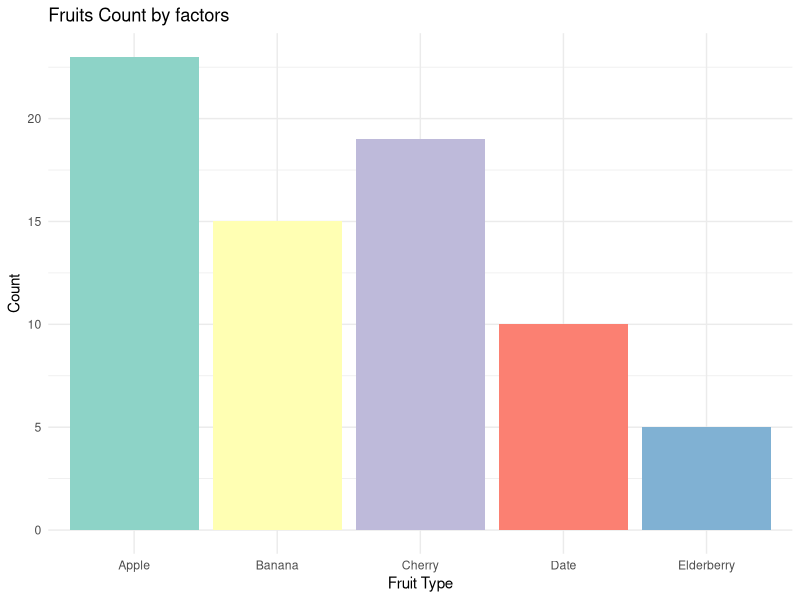
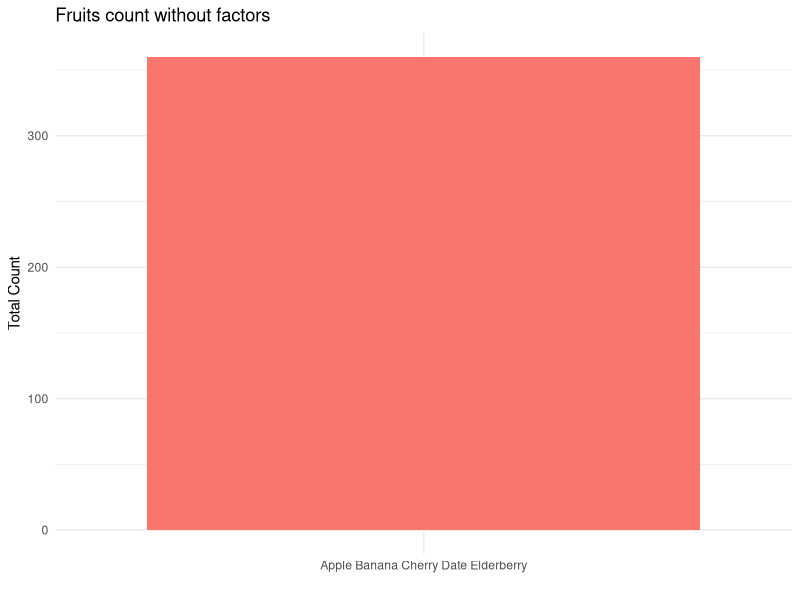

Source code (R) for these figures, in order:
## ---- chunk 1
#| include: false
#| eval: true
library(tidyverse)
## ---- chunk 2
# Creating a numeric vector
numeric_vector <- c(1, 3, 5, 7, 9)
## ---- chunk 3
# Creating a character vector
character_vector <- c("apple", "banana", "cherry")
## ---- chunk 4
# Creating a logical vector
logical_vector <- c(TRUE, FALSE, TRUE)
## ---- chunk 5
#Accessing the second element of numeric_vector
numeric_vector[2]
# here we asked R what element is at index 2
# the answer is  3
## ---- chunk 6
# Adding an element to numeric_vector
numeric_vector <- c(numeric_vector, 11)  # numeric_vector is now c(1, 3, 5, 7, 9, 11)

## ---- chunk 7
# Removing the first element from numeric_vector
numeric_vector <- numeric_vector[-1]  # numeric_vector is now c(3, 5, 7, 9, 11)
## ---- chunk 8
# Changing the third element of numeric_vector
numeric_vector[3] <- 10  # numeric_vector is now c(2, 3, 10, 5, 6)
## ---- chunk 9

# 1. Create a character vector with names of three of your favorite fruits.
favorite_fruits <- c("Apple", "Banana", "Cherry")

# 2. Access and print the second element of the vector.
second_fruit <- favorite_fruits[2]
print(second_fruit)

# 4. Add another favorite fruit to your vector.
favorite_fruits <- c(favorite_fruits, "Date")
print(favorite_fruits)

# 4. Remove the first element from your vector.
favorite_fruits <- favorite_fruits[-1]
print(favorite_fruits)

# 4. Change the last element of your vector to a different fruit item.

favorite_fruits[3] <- "Elderberry"
print(favorite_fruits)

# Now, the favorite_fruits vector should be: c("Banana", "Cherry", "Elderberry")

## ---- chunk 10
library(ggplot2)

# Example dataset: Fruits and their counts
fruits <- c("Apple", "Banana", "Cherry", "Date", "Elderberry")
counts <- c(23, 15, 19, 10, 5)

# Calculate total count of all fruits
total_count <- sum(counts)

# Create a data frame
fruit_data <- data.frame(Fruit = factor(fruits, levels = fruits), Count = counts)

# Use ggplot2 to create a bar plot
ggplot(fruit_data, aes(x = Fruit, y = Count, fill = Fruit)) +
  geom_bar(stat = "identity") +
  scale_fill_brewer(palette = "Set3") +
  labs(x = "Fruit Type", y = "Count", title = "Fruits Count by factors") +
  theme_minimal() +
  theme(legend.position = "none")
## ---- chunk 11
# R code to plot all fruits as a single bar, ignoring individual counts

# Example dataset: Fruits and their counts without factor levels
fruits <- rep("Apple Banana Cherry Date Elderberry", 5)
counts <- c(23, 15, 19, 10, 5)

# Calculate the total count
total_count <- sum(counts)

# Create a data frame with a single fruit category
fruit_data_combined <- data.frame(Fruit = fruits, Count = total_count)

# Use ggplot2 to create a bar plot with all fruits combined into a single bar
ggplot(fruit_data_combined, aes(x = Fruit, y = Count, fill = Fruit)) +
  geom_bar(stat = "identity") +
  labs(x = "", y = "Total Count", title = "Fruits count without factors") +
  theme_minimal() +
  theme(legend.position = "none")
## ---- chunk 12
# Create a vector of fruit names
fruit_vector <- c("Apple", "Banana", "Cherry", "Apple", "Cherry", "Banana", "Banana", "Cherry", "Apple","Apple","Apple")
## ---- chunk 13
fruit_vector #  you can get the value of a vector just by running its name in the console or in a code chunk
## ---- chunk 14
# In this code, convert the fruit_vector vector into a factor using the factor() function.
fruit_factor <- factor(fruit_vector)
## ---- chunk 15
fruit_factor  
## ---- chunk 16
levels(fruit_factor)  
## ---- chunk 17
summary(fruit_factor)

## ---- chunk 18
sizes <- c("Small", "Medium", "Large", "Medium", "Small")
## ---- chunk 19
ordered_sizes <- factor(sizes, ordered = TRUE, levels = c("Small", "Medium", "Large"))
## ---- chunk 20
fruits <- c("apple", "banana", "cherry", "apple", "cherry")
fruit_factor <- factor(fruits)
## ---- chunk 21
fruit_labels <- as.character(fruit_factor)
## ---- chunk 22
fruit_numbers <- as.numeric(fruit_factor)
## ---- chunk 23

# 1. Create a factor variable with your favorite colors.
favorite_colors <- c("Red", "Blue", "Green", "Blue", "Red")
color_factor <- factor(favorite_colors)

# 2. Find out the levels of your factor variable.
color_levels <- levels(color_factor)
color_levels  # Output: "Blue" "Green" "Red"

# 5. Create an ordered factor with levels "Low", "Medium", "High".
ordered_vector <- c("Low", "Medium", "High", "Medium", "Low")
ordered_factor <- factor(ordered_vector, ordered = TRUE, levels = c("Low", "Medium", "High"))

# 5. Get a summary of your ordered factor.
ordered_summary <- summary(ordered_factor)
ordered_summary  # Output: a table showing the counts of each level

# 5. Convert the factor back to a character vector.
char_vector <- as.character(ordered_factor)
char_vector  # Output: "Low" "Medium" "High" "Medium" "Low"

## ---- chunk 24
# A simple data frame with three columns
mouse_data <- data.frame(
  mouse_id   = c("M01", "M02", "M03", "M04", "M05"),
  group      = c("control", "control", "treatment", "treatment", "treatment"),
  body_weight = c(24.1, 23.8, 28.5, 27.2, 29.0)
)

mouse_data
## ---- chunk 25
# nrow and ncol tell you the dimensions
nrow(mouse_data)
ncol(mouse_data)

# str() shows column types — very useful for diagnosing problems
str(mouse_data)

# head() shows the first 6 rows (useful for large datasets)
head(mouse_data)
## ---- chunk 26
# Dollar sign: the most common approach
mouse_data$body_weight

# Double brackets with column name
mouse_data[["body_weight"]]

# Double brackets with column index number
mouse_data[[3]]
## ---- chunk 27
# Row 2, all columns
mouse_data[2, ]

# All rows, column 3
mouse_data[, 3]

# Row 2, column 3
mouse_data[2, 3]
## ---- chunk 28
library(tibble)

# tibble() works exactly like data.frame() but prints more neatly
mouse_tibble <- tibble(
  mouse_id    = c("M01", "M02", "M03", "M04", "M05"),
  group       = c("control", "control", "treatment", "treatment", "treatment"),
  body_weight = c(24.1, 23.8, 28.5, 27.2, 29.0)
)

mouse_tibble
## ---- chunk 29
# Add a new column using the dollar sign
mouse_data$weight_kg <- mouse_data$body_weight / 1000

# Modify an existing column
mouse_data$body_weight <- round(mouse_data$body_weight, 0)

mouse_data
## ---- chunk 30
# R chooses "control" as reference automatically (alphabetical)
group_factor <- factor(c("treatment", "control", "treatment", "control"))
levels(group_factor)  # "control" comes first = reference group

# In a regression, the coefficient for "treatment" is relative to "control"
# This is what you want — but it happens to be correct here by accident
## ---- chunk 31
# Explicitly set "control" as the reference group
group_factor <- relevel(group_factor, ref = "control")
levels(group_factor)
## ---- chunk 32
library(forcats)

# fct_relevel: move specific levels to the front
diet_group <- factor(c("high_fat", "low_fat", "control", "high_fat", "control"))
diet_reordered <- fct_relevel(diet_group, "control", "low_fat", "high_fat")
levels(diet_reordered)

# fct_recode: rename levels
diet_renamed <- fct_recode(diet_group,
  "Control diet"   = "control",
  "Low-fat diet"   = "low_fat",
  "High-fat diet"  = "high_fat"
)
levels(diet_renamed)

# fct_infreq: order by frequency (most common first) — useful for bar charts
diet_by_freq <- fct_infreq(diet_group)
levels(diet_by_freq)
## ---- chunk 33
# 1. Create the data frame
mice <- data.frame(
  mouse_id    = paste0("M0", 1:8),
  group       = c("control", "control", "control",
                  "low_dose", "low_dose",
                  "high_dose", "high_dose", "high_dose"),
  body_weight = c(23.5, 24.1, 22.8, 26.3, 27.0, 29.5, 30.1, 28.8),
  glucose     = c(5.2, 5.8, 5.5, 7.1, 6.9, 9.3, 10.2, 8.7)
)

# 2. Convert group to an ordered factor
mice$group <- factor(mice$group,
                     levels = c("control", "low_dose", "high_dose"))

# 3. Check levels
levels(mice$group)  # "control" is the reference — correct

# 4. Mean body weight per group
tapply(mice$body_weight, mice$group, mean)

# 5. Add glucose category
mice$glucose_category <- ifelse(mice$glucose < 7, "normal", "elevated")
mice
